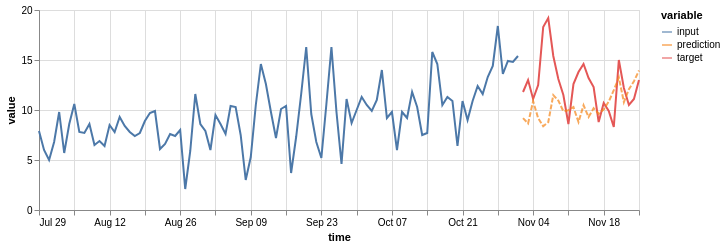

The notebook cell saved with this chart:
### Code cell
(on.Plot()
    .add(on.marks.line, input)
    .add(on.marks.line, target)
    .add(on.marks.line, prediction, type='dashed')
    .properties(width=600, height=200)
    .show()
)

### Figure 1 — Vega specification as saved in the notebook (floating-point values rounded to 4 significant figures)
{"$schema": "https://vega.github.io/schema/vega/v5.json", "data": [{"name": "source_0", "values": [{"time": "1990-07-29T00:00:00.000", "variable": "input", "value": 7.9}, {"time": "1990-07-30T00:00:00.000", "variable": "input", "value": 6.0}, {"time": "1990-07-31T00:00:00.000", "variable": "input", "value": 5.0}, {"time": "1990-08-01T00:00:00.000", "variable": "input", "value": 6.8}, {"time": "1990-08-02T00:00:00.000", "variable": "input", "value": 9.8}, {"time": "1990-08-03T00:00:00.000", "variable": "input", "value": 5.7}, {"time": "1990-08-04T00:00:00.000", "variable": "input", "value": 8.6}, {"time": "1990-08-05T00:00:00.000", "variable": "input", "value": 10.6}, {"time": "1990-08-06T00:00:00.000", "variable": "input", "value": 7.8}, {"time": "1990-08-07T00:00:00.000", "variable": "input", "value": 7.7}, {"time": "1990-08-08T00:00:00.000", "variable": "input", "value": 8.6}, {"time": "1990-08-09T00:00:00.000", "variable": "input", "value": 6.5}, {"time": "1990-08-10T00:00:00.000", "variable": "input", "value": 6.9}, {"time": "1990-08-11T00:00:00.000", "variable": "input", "value": 6.4}, {"time": "1990-08-12T00:00:00.000", "variable": "input", "value": 8.5}, {"time": "1990-08-13T00:00:00.000", "variable": "input", "value": 7.8}, {"time": "1990-08-14T00:00:00.000", "variable": "input", "value": 9.3}, {"time": "1990-08-15T00:00:00.000", "variable": "input", "value": 8.4}, {"time": "1990-08-16T00:00:00.000", "variable": "input", "value": 7.8}, {"time": "1990-08-17T00:00:00.000", "variable": "input", "value": 7.4}, {"time": "1990-08-18T00:00:00.000", "variable": "input", "value": 7.7}, {"time": "1990-08-19T00:00:00.000", "variable": "input", "value": 8.9}, {"time": "1990-08-20T00:00:00.000", "variable": "input", "value": 9.7}, {"time": "1990-08-21T00:00:00.000", "variable": "input", "value": 9.9}, {"time": "1990-08-22T00:00:00.000", "variable": "input", "value": 6.1}, {"time": "1990-08-23T00:00:00.000", "variable": "input", "value": 6.6}, {"time": "1990-08-24T00:00:00.000", "variable": "input", "value": 7.6}, {"time": "1990-08-25T00:00:00.000", "variable": "input", "value": 7.4}, {"time": "1990-08-26T00:00:00.000", "variable": "input", "value": 8.0}, {"time": "1990-08-27T00:00:00.000", "variable": "input", "value": 2.1}, {"time": "1990-08-28T00:00:00.000", "variable": "input", "value": 5.9}, {"time": "1990-08-29T00:00:00.000", "variable": "input", "value": 11.6}, {"time": "1990-08-30T00:00:00.000", "variable": "input", "value": 8.6}, {"time": "1990-08-31T00:00:00.000", "variable": "input", "value": 7.9}, {"time": "1990-09-01T00:00:00.000", "variable": "input", "value": 6.0}, {"time": "1990-09-02T00:00:00.000", "variable": "input", "value": 9.5}, {"time": "1990-09-03T00:00:00.000", "variable": "input", "value": 8.6}, {"time": "1990-09-04T00:00:00.000", "variable": "input", "value": 7.6}, {"time": "1990-09-05T00:00:00.000", "variable": "input", "value": 10.4}, {"time": "1990-09-06T00:00:00.000", "variable": "input", "value": 10.3}, {"time": "1990-09-07T00:00:00.000", "variable": "input", "value": 7.5}, {"time": "1990-09-08T00:00:00.000", "variable": "input", "value": 3.0}, {"time": "1990-09-09T00:00:00.000", "variable": "input", "value": 5.3}, {"time": "1990-09-10T00:00:00.000", "variable": "input", "value": 10.5}, {"time": "1990-09-11T00:00:00.000", "variable": "input", "value": 14.6}, {"time": "1990-09-12T00:00:00.000", "variable": "input", "value": 12.6}, {"time": "1990-09-13T00:00:00.000", "variable": "input", "value": 9.8}, {"time": "1990-09-14T00:00:00.000", "variable": "input", "value": 7.2}, {"time": "1990-09-15T00:00:00.000", "variable": "input", "value": 10.1}, {"time": "1990-09-16T00:00:00.000", "variable": "input", "value": 10.4}, {"time": "1990-09-17T00:00:00.000", "variable": "input", "value": 3.7}, {"time": "1990-09-18T00:00:00.000", "variable": "input", "value": 7.3}, {"time": "1990-09-19T00:00:00.000", "variable": "input", "value": 11.6}, {"time": "1990-09-20T00:00:00.000", "variable": "input", "value": 16.3}, {"time": "1990-09-21T00:00:00.000", "variable": "input", "value": 9.6}, {"time": "1990-09-22T00:00:00.000", "variable": "input", "value": 6.8}, {"time": "1990-09-23T00:00:00.000", "variable": "input", "value": 5.2}, {"time": "1990-09-24T00:00:00.000", "variable": "input", "value": 10.6}, {"time": "1990-09-25T00:00:00.000", "variable": "input", "value": 16.3}, {"time": "1990-09-26T00:00:00.000", "variable": "input", "value": 9.8}, {"time": "1990-09-27T00:00:00.000", "variable": "input", "value": 4.6}, {"time": "1990-09-28T00:00:00.000", "variable": "input", "value": 11.1}, {"time": "1990-09-29T00:00:00.000", "variable": "input", "value": 8.7}, {"time": "1990-09-30T00:00:00.000", "variable": "input", "value": 10.0}, {"time": "1990-10-01T00:00:00.000", "variable": "input", "value": 11.3}, {"time": "1990-10-02T00:00:00.000", "variable": "input", "value": 10.5}, {"time": "1990-10-03T00:00:00.000", "variable": "input", "value": 9.9}, {"time": "1990-10-04T00:00:00.000", "variable": "input", "value": 11.0}, {"time": "1990-10-05T00:00:00.000", "variable": "input", "value": 14.0}, {"time": "1990-10-06T00:00:00.000", "variable": "input", "value": 9.2}, {"time": "1990-10-07T00:00:00.000", "variable": "input", "value": 9.8}, {"time": "1990-10-08T00:00:00.000", "variable": "input", "value": 6.0}, {"time": "1990-10-09T00:00:00.000", "variable": "input", "value": 9.8}, {"time": "1990-10-10T00:00:00.000", "variable": "input", "value": 9.2}, {"time": "1990-10-11T00:00:00.000", "variable": "input", "value": 11.8}, {"time": "1990-10-12T00:00:00.000", "variable": "input", "value": 10.3}, {"time": "1990-10-13T00:00:00.000", "variable": "input", "value": 7.5}, {"time": "1990-10-14T00:00:00.000", "variable": "input", "value": 7.7}, {"time": "1990-10-15T00:00:00.000", "variable": "input", "value": 15.8}, {"time": "1990-10-16T00:00:00.000", "variable": "input", "value": 14.6}, {"time": "1990-10-17T00:00:00.000", "variable": "input", "value": 10.5}, {"time": "1990-10-18T00:00:00.000", "variable": "input", "value": 11.3}, {"time": "1990-10-19T00:00:00.000", "variable": "input", "value": 10.9}, {"time": "1990-10-20T00:00:00.000", "variable": "input", "value": 6.4}, {"time": "1990-10-21T00:00:00.000", "variable": "input", "value": 10.9}, {"time": "1990-10-22T00:00:00.000", "variable": "input", "value": 9.0}, {"time": "1990-10-23T00:00:00.000", "variable": "input", "value": 10.9}, {"time": "1990-10-24T00:00:00.000", "variable": "input", "value": 12.4}, {"time": "1990-10-25T00:00:00.000", "variable": "input", "value": 11.6}, {"time": "1990-10-26T00:00:00.000", "variable": "input", "value": 13.3}, {"time": "1990-10-27T00:00:00.000", "variable": "input", "value": 14.4}, {"time": "1990-10-28T00:00:00.000", "variable": "input", "value": 18.4}, {"time": "1990-10-29T00:00:00.000", "variable": "input", "value": 13.6}, {"time": "1990-10-30T00:00:00.000", "variable": "input", "value": 14.9}, {"time": "1990-10-31T00:00:00.000", "variable": "input", "value": 14.8}, {"time": "1990-11-01T00:00:00.000", "variable": "input", "value": 15.4}], "transform": [{"type": "formula", "expr": "toDate(datum['time'])", "as": "time"}]}, {"name": "source_1", "values": [{"time": "1990-11-02T00:00:00.000", "variable": "target", "value": 11.8}, {"time": "1990-11-03T00:00:00.000", "variable": "target", "value": 13.0}, {"time": "1990-11-04T00:00:00.000", "variable": "target", "value": 11.1}, {"time": "1990-11-05T00:00:00.000", "variable": "target", "value": 12.5}, {"time": "1990-11-06T00:00:00.000", "variable": "target", "value": 18.3}, {"time": "1990-11-07T00:00:00.000", "variable": "target", "value": 19.2}, {"time": "1990-11-08T00:00:00.000", "variable": "target", "value": 15.4}, {"time": "1990-11-09T00:00:00.000", "variable": "target", "value": 13.1}, {"time": "1990-11-10T00:00:00.000", "variable": "target", "value": 11.5}, {"time": "1990-11-11T00:00:00.000", "variable": "target", "value": 8.6}, {"time": "1990-11-12T00:00:00.000", "variable": "target", "value": 12.6}, {"time": "1990-11-13T00:00:00.000", "variable": "target", "value": 13.8}, {"time": "1990-11-14T00:00:00.000", "variable": "target", "value": 14.6}, {"time": "1990-11-15T00:00:00.000", "variable": "target", "value": 13.2}, {"time": "1990-11-16T00:00:00.000", "variable": "target", "value": 12.3}, {"time": "1990-11-17T00:00:00.000", "variable": "target", "value": 8.8}, {"time": "1990-11-18T00:00:00.000", "variable": "target", "value": 10.7}, {"time": "1990-11-19T00:00:00.000", "variable": "target", "value": 9.9}, {"time": "1990-11-20T00:00:00.000", "variable": "target", "value": 8.3}, {"time": "1990-11-21T00:00:00.000", "variable": "target", "value": 15.0}, {"time": "1990-11-22T00:00:00.000", "variable": "target", "value": 12.2}, {"time": "1990-11-23T00:00:00.000", "variable": "target", "value": 10.5}, {"time": "1990-11-24T00:00:00.000", "variable": "target", "value": 11.1}, {"time": "1990-11-25T00:00:00.000", "variable": "target", "value": 13.0}], "transform": [{"type": "formula", "expr": "toDate(datum['time'])", "as": "time"}]}, {"name": "source_2", "values": [{"time": "1990-11-02T00:00:00.000", "variable": "prediction", "value": 9.194}, {"time": "1990-11-03T00:00:00.000", "variable": "prediction", "value": 8.652}, {"time": "1990-11-04T00:00:00.000", "variable": "prediction", "value": 10.89}, {"time": "1990-11-05T00:00:00.000", "variable": "prediction", "value": 9.187}, {"time": "1990-11-06T00:00:00.000", "variable": "prediction", "value": 8.382}, {"time": "1990-11-07T00:00:00.000", "variable": "prediction", "value": 8.77}, {"time": "1990-11-08T00:00:00.000", "variable": "prediction", "value": 11.49}, {"time": "1990-11-09T00:00:00.000", "variable": "prediction", "value": 10.94}, {"time": "1990-11-10T00:00:00.000", "variable": "prediction", "value": 9.875}, {"time": "1990-11-11T00:00:00.000", "variable": "prediction", "value": 9.978}, {"time": "1990-11-12T00:00:00.000", "variable": "prediction", "value": 10.29}, {"time": "1990-11-13T00:00:00.000", "variable": "prediction", "value": 8.794}, {"time": "1990-11-14T00:00:00.000", "variable": "prediction", "value": 10.48}, {"time": "1990-11-15T00:00:00.000", "variable": "prediction", "value": 9.301}, {"time": "1990-11-16T00:00:00.000", "variable": "prediction", "value": 10.18}, {"time": "1990-11-17T00:00:00.000", "variable": "prediction", "value": 9.624}, {"time": "1990-11-18T00:00:00.000", "variable": "prediction", "value": 10.05}, {"time": "1990-11-19T00:00:00.000", "variable": "prediction", "value": 10.84}, {"time": "1990-11-20T00:00:00.000", "variable": "prediction", "value": 11.98}, {"time": "1990-11-21T00:00:00.000", "variable": "prediction", "value": 13.26}, {"time": "1990-11-22T00:00:00.000", "variable": "prediction", "value": 10.79}, {"time": "1990-11-23T00:00:00.000", "variable": "prediction", "value": 12.08}, {"time": "1990-11-24T00:00:00.000", "variable": "prediction", "value": 12.87}, {"time": "1990-11-25T00:00:00.000", "variable": "prediction", "value": 13.95}], "transform": [{"type": "formula", "expr": "toDate(datum['time'])", "as": "time"}]}, {"name": "source_0_color_domain_variable_0", "values": [{"variable": "input"}]}, {"name": "source_1_color_domain_variable_1", "values": [{"variable": "target"}]}, {"name": "source_2_color_domain_variable_2", "values": [{"variable": "prediction"}]}], "marks": [{"type": "group", "name": "layer_0_pathgroup", "from": {"facet": {"data": "source_0", "name": "faceted_path_layer_0_main", "groupby": ["variable"]}}, "encode": {"update": {"height": {"field": {"signal": null, "datum": null, "group": "height", "parent": null}}, "width": {"field": {"signal": null, "datum": null, "group": "width", "parent": null}}}}, "marks": [{"type": "line", "name": "layer_0_marks", "from": {"data": "faceted_path_layer_0_main"}, "sort": {"field": "x"}, "encode": {"update": {"x": {"field": "time", "scale": "x"}, "y": {"field": "value", "scale": "y"}, "defined": {"signal": "isValid(datum[\"time\"]) && isFinite(+datum[\"time\"]) && isValid(datum[\"value\"]) && isFinite(+datum[\"value\"])"}, "stroke": {"field": "variable", "scale": "color"}}}, "style": ["line"]}]}, {"type": "group", "name": "layer_1_pathgroup", "from": {"facet": {"data": "source_1", "name": "faceted_path_layer_1_main", "groupby": ["variable"]}}, "encode": {"update": {"height": {"field": {"signal": null, "datum": null, "group": "height", "parent": null}}, "width": {"field": {"signal": null, "datum": null, "group": "width", "parent": null}}}}, "marks": [{"type": "line", "name": "layer_1_marks", "from": {"data": "faceted_path_layer_1_main"}, "sort": {"field": "x"}, "encode": {"update": {"y": {"field": "value", "scale": "y"}, "defined": {"signal": "isValid(datum[\"time\"]) && isFinite(+datum[\"time\"]) && isValid(datum[\"value\"]) && isFinite(+datum[\"value\"])"}, "x": {"field": "time", "scale": "x"}, "stroke": {"field": "variable", "scale": "color"}}}, "style": ["line"]}]}, {"type": "group", "name": "layer_2_pathgroup", "from": {"facet": {"data": "source_2", "name": "faceted_path_layer_2_main", "groupby": ["variable"]}}, "encode": {"update": {"height": {"field": {"signal": null, "datum": null, "group": "height", "parent": null}}, "width": {"field": {"signal": null, "datum": null, "group": "width", "parent": null}}}}, "marks": [{"type": "line", "name": "layer_2_marks", "from": {"data": "faceted_path_layer_2_main"}, "sort": {"field": "x"}, "encode": {"update": {"stroke": {"field": "variable", "scale": "color"}, "defined": {"signal": "isValid(datum[\"time\"]) && isFinite(+datum[\"time\"]) && isValid(datum[\"value\"]) && isFinite(+datum[\"value\"])"}, "opacity": {"value": 0.7}, "x": {"field": "time", "scale": "x"}, "y": {"field": "value", "scale": "y"}, "strokeDash": {"value": [5, 2]}}}, "style": ["line"]}]}], "scales": [{"name": "x", "type": "time", "domain": {"fields": [{"data": "source_0", "field": "time"}, {"data": "source_1", "field": "time"}, {"data": "source_2", "field": "time"}]}, "range": [0, {"signal": "width"}]}, {"name": "y", "type": "linear", "domain": {"fields": [{"data": "source_0", "field": "value"}, {"data": "source_1", "field": "value"}, {"data": "source_2", "field": "value"}]}, "range": [{"signal": "height"}, 0], "zero": true, "nice": true}, {"name": "color", "type": "ordinal", "domain": {"fields": [{"data": "source_0_color_domain_variable_0", "field": "variable"}, {"data": "source_1_color_domain_variable_1", "field": "variable"}, {"data": "source_2_color_domain_variable_2", "field": "variable"}], "sort": true}, "range": "category"}], "axes": [{"scale": "x", "zindex": 0, "ticks": false, "labels": false, "aria": false, "orient": "bottom", "minExtent": 0, "gridScale": "y", "grid": true, "tickCount": {"signal": "ceil(width/40)"}, "domain": false, "maxExtent": 0}, {"scale": "y", "domain": false, "gridScale": "x", "minExtent": 0, "orient": "left", "grid": true, "zindex": 0, "labels": false, "ticks": false, "maxExtent": 0, "tickCount": {"signal": "ceil(height/40)"}, "aria": false}, {"scale": "x", "orient": "bottom", "grid": false, "labelFlush": true, "labelOverlap": true, "zindex": 0, "title": "time", "tickCount": {"signal": "ceil(width/40)"}}, {"scale": "y", "title": "value", "labelOverlap": true, "orient": "left", "grid": false, "tickCount": {"signal": "ceil(height/40)"}, "zindex": 0}], "padding": 5, "height": 200, "legends": [{"stroke": "color", "symbolType": "stroke", "title": "variable", "encode": {"symbols": {"update": {"opacity": {"value": 0.7}}}}}], "background": "white", "width": 600, "style": "cell"}
